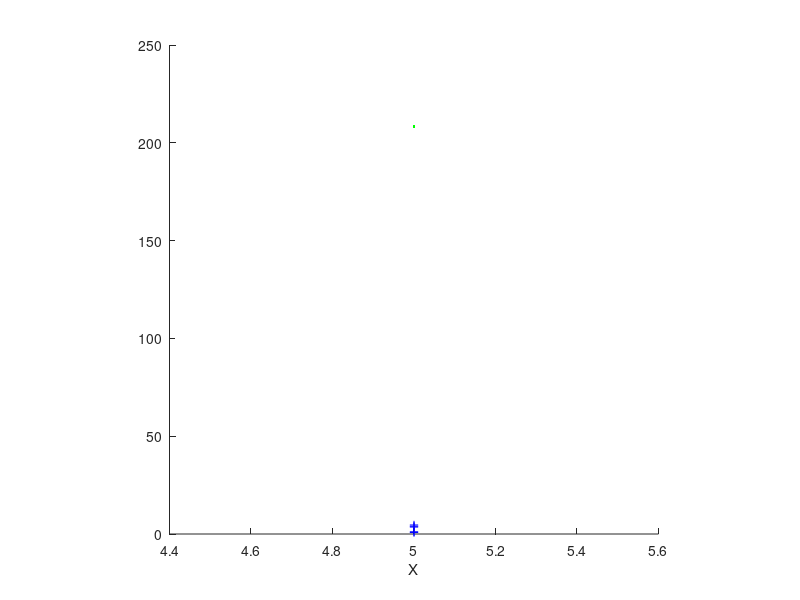

Here is the MATLAB script that generated this plot:
f = @(x) x^3;
n = input('Give number of sample: ');
a = input('Give Lower Limit: ');
b = input('Give upper Limit: ');
h = input('Give Height h: ');
figure('color','white');
hold all
A = (b-a)*h;
axis square;
x = a + (b-a).*rand(n,1);
y = h*rand(n,1);
z = (x.^4)/3;
m=0;
plot(x,z,'g.');
for i=1:n
    if y(i)<=z(i)
        m = m+1;
        plot(x(i),y(i),'+b');
    else
        plot(x(i),y(i),'r.');
    end
end
xlabel('X');
I = A*(m/n);
fprintf('I = %.3f\n',I);
